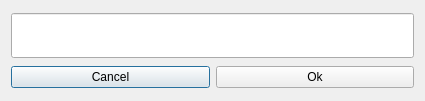
<?xml version="1.0" encoding="UTF-8"?>
<ui version="4.0">
 <class>PhTimeCodeDialog</class>
 <widget class="QDialog" name="PhTimeCodeDialog">
  <property name="geometry">
   <rect>
    <x>0</x>
    <y>0</y>
    <width>425</width>
    <height>101</height>
   </rect>
  </property>
  <property name="windowTitle">
   <string>Go To</string>
  </property>
  <layout class="QHBoxLayout" name="horizontalLayout">
   <item>
    <layout class="QVBoxLayout" name="verticalLayout">
     <item>
      <widget class="PhTimeCodeEdit" name="_timecodeEdit">
       <property name="sizePolicy">
        <sizepolicy hsizetype="Expanding" vsizetype="Fixed">
         <horstretch>0</horstretch>
         <verstretch>0</verstretch>
        </sizepolicy>
       </property>
       <property name="font">
        <font>
         <pointsize>25</pointsize>
        </font>
       </property>
       <property name="inputMask">
        <string notr="true"/>
       </property>
       <property name="text">
        <string notr="true"/>
       </property>
       <property name="alignment">
        <set>Qt::AlignCenter</set>
       </property>
      </widget>
     </item>
     <item>
      <layout class="QHBoxLayout" name="horizontalLayout_2">
       <item>
        <widget class="QPushButton" name="cancelButton">
         <property name="text">
          <string>Cancel</string>
         </property>
        </widget>
       </item>
       <item>
        <widget class="QPushButton" name="okButton">
         <property name="text">
          <string>Ok</string>
         </property>
        </widget>
       </item>
      </layout>
     </item>
    </layout>
   </item>
  </layout>
 </widget>
 <customwidgets>
  <customwidget>
   <class>PhTimeCodeEdit</class>
   <extends>QLineEdit</extends>
   <header>PhCommonUI/PhTimeCodeEdit.h</header>
  </customwidget>
 </customwidgets>
 <resources/>
 <connections/>
</ui>
